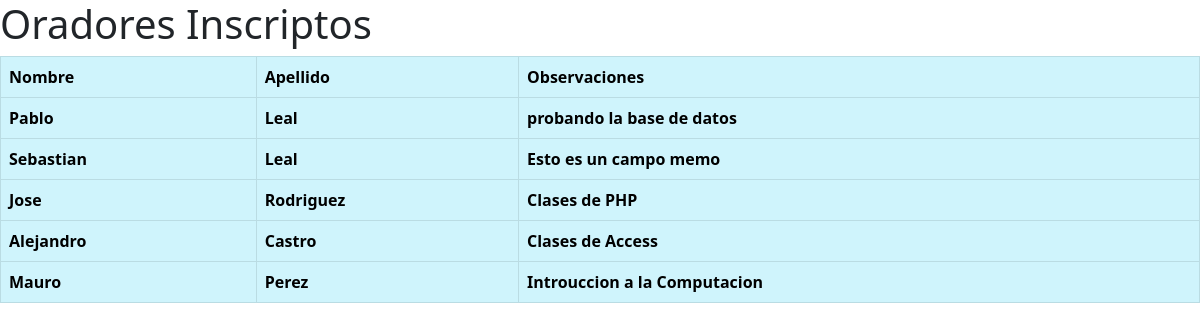
Page /inscriptos.php on the committed database.
### tables this page shows
CREATE TABLE IF NOT EXISTS `oradores` (
  `id_orador` int(11) NOT NULL AUTO_INCREMENT,
  `nombre` text,
  `apellido` text,
  `memo` longtext,
  PRIMARY KEY (`id_orador`)
);

### inscriptos.php (the view, shortened to what this page needs)
<!DOCTYPE html>
<html lang="es">
<head>
    <link href="https://cdn.jsdelivr.net/npm/bootstrap@5.1.3/dist/css/bootstrap.min.css" rel="stylesheet">
</head>
<body>
    <div>
        <h1>Oradores Inscriptos</h1>
        <?php
    $conexion = mysqli_connect("localhost", "root", "","empresacac");
    if(mysqli_connect_errno()){
        echo "Error de conexion" ;
    }
    else{
        $query = "Select * from oradores";
        $consultas = mysqli_query($conexion, $query);
        ?>
            <table class="table table-bordered border-primary">
                <tr class="table-info">
                    <th class="table-info">Nombre</th>
                    <th class="table-info">Apellido</th>
                    <th class="table-info">Observaciones</th>
                </tr>
            <?php
        while ($listadoarray = mysqli_fetch_array($consultas)){
            ?>
                <tr class="table-info">
                    <th class="table-info">
            <?php
                echo $listadoarray['nombre'];
            ?>
                    </th>
                    <th class="table-info">
            <?php
                echo $listadoarray['apellido'];
            ?>
                    </th>
                    <th class="table-info">
            <?php
                echo $listadoarray['memo'];
            ?>
                    </th>
                </tr>
            <?php
        }
    }
        ?>
            </table>
    </div>
</body>
</html>

### rows in the picture
oradores: nombre "Pablo", apellido "Leal", memo "probando la base de datos"
oradores: nombre "Sebastian", apellido "Leal", memo "Esto es un campo memo"
oradores: nombre "Jose", apellido "Rodriguez", memo "Clases de PHP"
oradores: nombre "Alejandro", apellido "Castro", memo "Clases de Access"
oradores: nombre "Mauro", apellido "Perez", memo "Introuccion a la Computacion"
